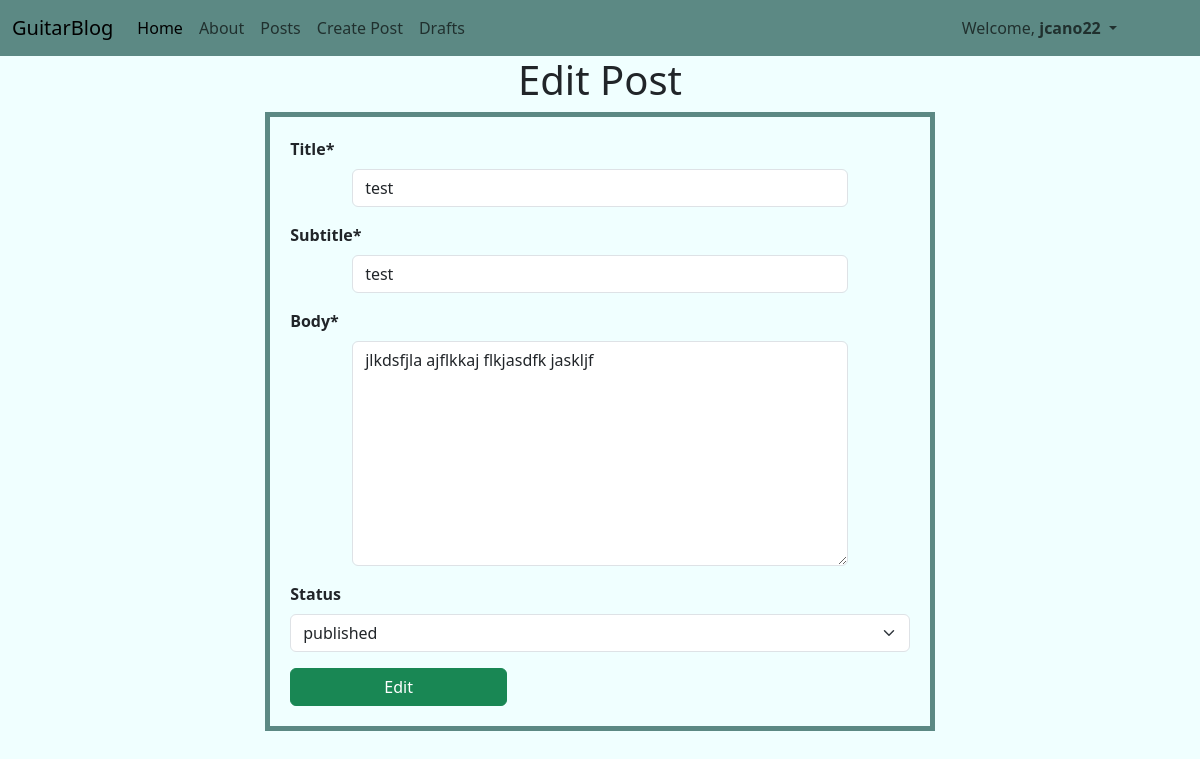
/posts/10/edit/ (signed in), run on the app's committed database.
### posts/models.py (models this page shows, shortened)
class Post(models.Model):
    title = models.CharField(max_length=128)
    subtitle = models.CharField(max_length=256)
    body = models.TextField()
    author = models.ForeignKey(
        get_user_model(),
        on_delete=models.CASCADE
    )
    created_on = models.DateTimeField(auto_now_add=True)
    status = models.ForeignKey(
        Status,
        on_delete=models.CASCADE,
        blank=True, null=True
    )

### posts/views.py (the view)
# urls.py: path("<int:pk>/edit/", views.PostUpdateView.as_view(), name="edit"),
class PostUpdateView(LoginRequiredMixin, UserPassesTestMixin, UpdateView):
    template_name = "posts/edit.html"
    model = Post
    fields = ["title", "subtitle", "body", "status"]
    def test_func(self):
        post = self.get_object()
        return post.author == self.request.user

### posts/models.py (called while the page is built)
    def __str__(self):
        return self.name

### templates/posts/edit.html (shortened to what this page needs)
{% extends 'base.html' %}
{% load crispy_forms_tags %}
{% block content %}
<div class="container editCont">
<h1>Edit Post</h1>
    <form method="POST">
        {{ form|crispy }}
        <input type="submit" class="btn btn-success" value="Edit">
    </form>
</div>
{% endblock content %}

### templates/base.html (shortened to what this page needs)
{% load static %}
<!DOCTYPE html>
<html lang="en">
<head>
    <link href="https://cdn.jsdelivr.net/npm/bootstrap@5.3.0/dist/css/bootstrap.min.css" rel="stylesheet">
    <link rel="stylesheet" href="{% static 'css/baseStyle.css' %}">
</head>
<body>
    <nav class="navbar navbar-expand-lg bg-body-tertiary">
        <div class="container-fluid">
          <a class="navbar-brand"
          href="{% url 'home' %}">GuitarBlog</a>
          <div class="collapse navbar-collapse" id="navbarNav">
            <ul class="navbar-nav">
              <li class="nav-item">
                <a class="nav-link active"
                aria-current="page"
                href="{% url 'home' %}">Home</a>
              </li>
              <li class="nav-item">
                <a class="nav-link"
                href="{% url 'about' %}">About</a>
              </li>
              <li class="nav-item">
                <a class="nav-link"
                href="{% url 'list' %}">Posts</a>
              </li>
              {% if user.is_authenticated %}
              <li class="nav-item">
                <a class="nav-link"
                href="{% url 'new' %}">Create Post</a>
              </li>
              <li class="nav-item">
                <a class="nav-link"
                href="{% url 'drafts' %}">Drafts</a>
              </li>
              <li class="nav-item dropdown liRight1">
                <a class="nav-link dropdown-toggle" href="#" role="button" data-bs-toggle="dropdown" aria-expanded="false">
                  Welcome, <span style="font-weight: bold;">{{ user }}</span>
                </a>
              </li>
              {% endif %}
            </ul>
          </div>
        </div>
      </nav>
    <main>
      {% block content %}{% endblock content %}
    </main>
</body>
</html>

### static/css/baseStyle.css (style rules this page uses)
* { padding: 0; margin: 0; }
body { background-color: azure; }
.navbar { background-color: #5C8984 !important; position: relative; }
.navbar .liRight1 { position: absolute; right: 75px; }
.editCont h1 { text-align: center; }
.editCont form { width: 60% !important; margin: auto !important; border: 5px solid #5C8984; padding: 20px; }
.editCont form label { font-weight: bold !important; }
.editCont form input { width: 80%; margin: auto; }
.editCont form textarea { width: 80%; height: 225px; margin: auto; }
.editCont form .btn { width: 35%; margin: auto; }

### data on the page
Post: title "test", subtitle "test", body "jlkdsfjla ajflkkaj flkjasdfk jaskljf", status "published"

### other printed values
{{ user }} "jcano22"
